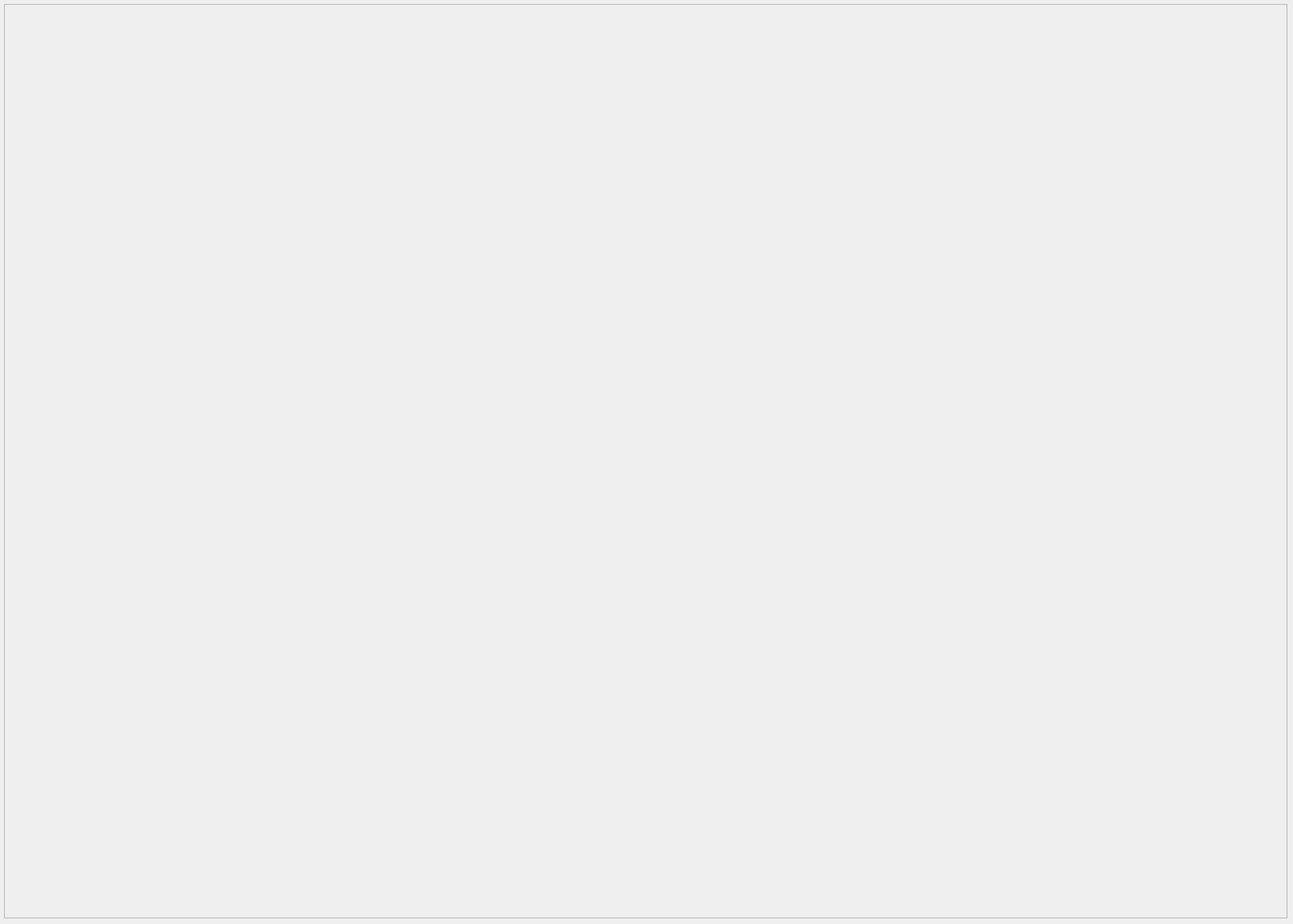
<?xml version="1.0" encoding="UTF-8"?>
<ui version="4.0">
 <class>Dialog</class>
 <widget class="QDialog" name="Dialog">
  <property name="geometry">
   <rect>
    <x>0</x>
    <y>0</y>
    <width>1613</width>
    <height>1153</height>
   </rect>
  </property>
  <property name="windowTitle">
   <string>ADB Vol. 2 2019 Data Sheet No. 1</string>
  </property>
  <widget class="QScrollArea" name="scrollArea">
   <property name="geometry">
    <rect>
     <x>5</x>
     <y>5</y>
     <width>1601</width>
     <height>1141</height>
    </rect>
   </property>
   <property name="widgetResizable">
    <bool>false</bool>
   </property>
   <widget class="QWidget" name="scrollAreaWidgetContents">
    <property name="geometry">
     <rect>
      <x>0</x>
      <y>0</y>
      <width>1599</width>
      <height>1134</height>
     </rect>
    </property>
    <widget class="QLabel" name="label">
     <property name="geometry">
      <rect>
       <x>5</x>
       <y>5</y>
       <width>1587</width>
       <height>1122</height>
      </rect>
     </property>
     <property name="minimumSize">
      <size>
       <width>1587</width>
       <height>1122</height>
      </size>
     </property>
     <property name="text">
      <string/>
     </property>
     <property name="pixmap">
      <pixmap>../images/adb2_datasheet_1_1587_1122.png</pixmap>
     </property>
     <property name="scaledContents">
      <bool>false</bool>
     </property>
    </widget>
   </widget>
  </widget>
 </widget>
 <resources/>
 <connections/>
</ui>
